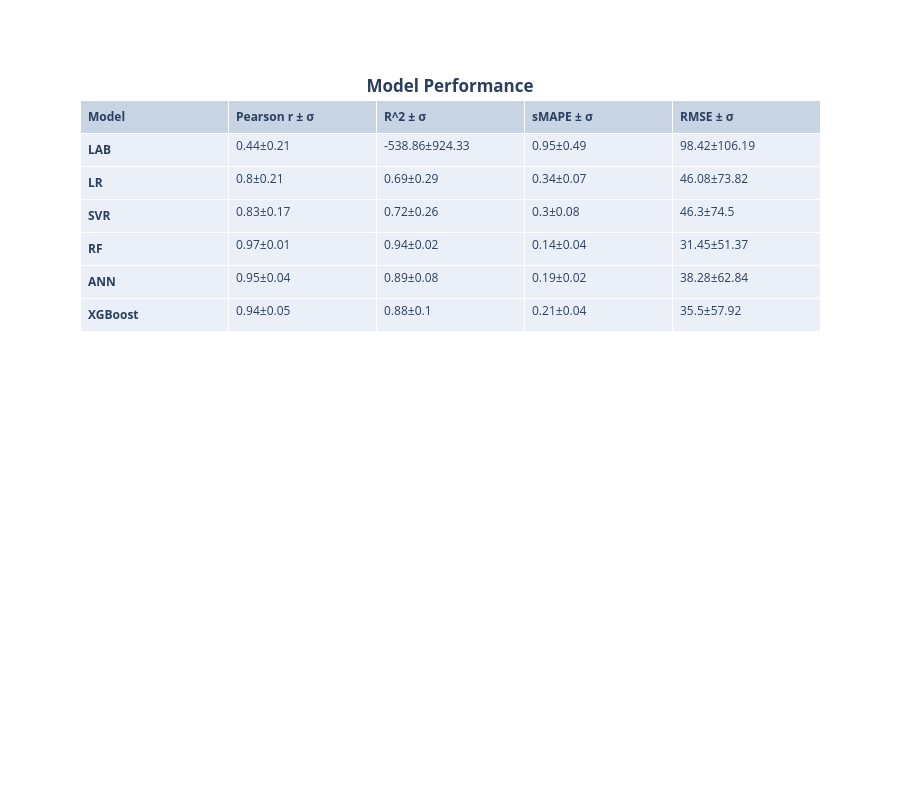

Notebook code for this chart:
### Code cell
import plotly.graph_objects as go
import pandas as pd
model=['<b>LAB</b>','<b>LR</b>','<b>SVR</b>','<b>RF</b>','<b>ANN</b>','<b>XGBoost</b>']
Pearson=[str(Pearson_lab_mean)+ '±' +str(Pearson_lab_std),str(Pearson_lr_mean)+ '±' +str(Pearson_lr_std),
         str(Pearson_svr_mean)+ '±' +str(Pearson_svr_std),str(Pearson_rf_mean)+ '±' +str(Pearson_rf_std),
         str(Pearson_ann_mean)+ '±' +str(Pearson_ann_std),str(Pearson_xgb_mean)+ '±' +str(Pearson_xgb_std)]


R2=[str(R2_lab_mean)+ '±' +str(R2_lab_std),str(R2_lr_mean)+ '±' +str(R2_lr_std),
    str(R2_svr_mean)+ '±' +str(R2_svr_std),str(R2_rf_mean)+ '±' +str(R2_rf_std),
    str(R2_ann_mean)+ '±' +str(R2_ann_std),str(R2_xgb_mean)+ '±' +str(R2_xgb_std)]



RMSE=[str(RMSE_lab_mean)+ '±' +str(RMSE_lab_std),str(RMSE_lr_mean)+ '±' +str(RMSE_lr_std),
      str(RMSE_svr_mean)+ '±' +str(RMSE_svr_std),str(RMSE_rf_mean)+ '±' +str(RMSE_rf_std),
     str(RMSE_ann_mean)+ '±' +str(RMSE_ann_std),str(RMSE_xgb_mean)+ '±' +str(RMSE_xgb_std)]


sMAPE=[str(sMAPE_lab_mean)+ '±' +str(sMAPE_lab_std),str(sMAPE_lr_mean)+ '±' +str(sMAPE_lr_std),
       str(sMAPE_svr_mean)+ '±' +str(sMAPE_svr_std),str(sMAPE_rf_mean)+ '±' +str(sMAPE_rf_std),
       str(sMAPE_ann_mean)+ '±' +str(sMAPE_ann_std),str(sMAPE_xgb_mean)+ '±' +str(sMAPE_xgb_std)]

fig = go.Figure(data=[go.Table(
    header=dict(values=['<b>Model</b>','<b>Pearson r ± σ</b>','<b>R^2 ± σ</b> ','<b>sMAPE ± σ</b>','<b>RMSE ± σ</b>'],
                #fill_color='paleturquoise',
                align='left'),
    cells=dict(values=[model,Pearson,R2,sMAPE,RMSE ],
               #fill_color='lavender',
               align='left'))
   ])
fig.update_layout(
title={'text': "<b>Model Performance</b>",
        'y':0.9,
        'x':0.5,
        'xanchor': 'center',
        'yanchor': 'top'},
width=900,
height=800,

)
fig.show()
chart_studio.plotly.sign_in('vinylango', 'gybbJVWfRSUoTcRRSa6J')
chart_studio.plotly.image.save_as(fig, filename='models_performance_O3.png')
Image('models_performance_O3.png')

### Figure 1 — Plotly figure (JSON) as saved in the notebook; plotly's stock layout.template omitted (floating-point values rounded to 4 significant figures)
{"data": [{"cells": {"align": "left", "values": [["<b>LAB</b>", "<b>LR</b>", "<b>SVR</b>", "<b>RF</b>", "<b>ANN</b>", "<b>XGBoost</b>"], ["0.44±0.21", "0.8±0.21", "0.83±0.17", "0.97±0.01", "0.95±0.04", "0.94±0.05"], ["-538.86±924.33", "0.69±0.29", "0.72±0.26", "0.94±0.02", "0.89±0.08", "0.88±0.1"], ["0.95±0.49", "0.34±0.07", "0.3±0.08", "0.14±0.04", "0.19±0.02", "0.21±0.04"], ["98.42±106.19", "46.08±73.82", "46.3±74.5", "31.45±51.37", "38.28±62.84", "35.5±57.92"]]}, "header": {"align": "left", "values": ["<b>Model</b>", "<b>Pearson r ± σ</b>", "<b>R^2 ± σ</b> ", "<b>sMAPE ± σ</b>", "<b>RMSE ± σ</b>"]}, "type": "table"}], "layout": {"height": 800, "title": {"text": "<b>Model Performance</b>", "x": 0.5, "xanchor": "center", "y": 0.9, "yanchor": "top"}, "width": 900}}
